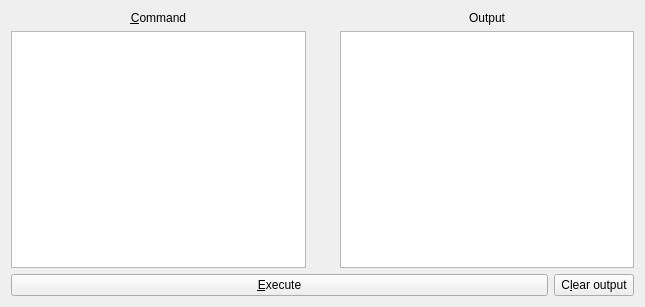
<?xml version="1.0" encoding="UTF-8"?>
<ui version="4.0">
 <class>CommandToolWidget</class>
 <widget class="QWidget" name="CommandToolWidget">
  <property name="geometry">
   <rect>
    <x>0</x>
    <y>0</y>
    <width>645</width>
    <height>307</height>
   </rect>
  </property>
  <property name="windowTitle">
   <string>Form</string>
  </property>
  <layout class="QVBoxLayout" name="verticalLayout_3">
   <item>
    <layout class="QHBoxLayout" name="horizontalLayout">
     <item>
      <layout class="QVBoxLayout" name="verticalLayout">
       <item>
        <widget class="QLabel" name="label">
         <property name="text">
          <string>&amp;Command</string>
         </property>
         <property name="alignment">
          <set>Qt::AlignCenter</set>
         </property>
         <property name="buddy">
          <cstring>editor</cstring>
         </property>
        </widget>
       </item>
       <item>
        <widget class="QPlainTextEdit" name="editor"/>
       </item>
      </layout>
     </item>
     <item>
      <spacer name="horizontalSpacer">
       <property name="orientation">
        <enum>Qt::Horizontal</enum>
       </property>
       <property name="sizeType">
        <enum>QSizePolicy::Preferred</enum>
       </property>
       <property name="sizeHint" stdset="0">
        <size>
         <width>28</width>
         <height>20</height>
        </size>
       </property>
      </spacer>
     </item>
     <item>
      <layout class="QVBoxLayout" name="verticalLayout_2">
       <item>
        <widget class="QLabel" name="label_2">
         <property name="text">
          <string>Output</string>
         </property>
         <property name="alignment">
          <set>Qt::AlignCenter</set>
         </property>
         <property name="buddy">
          <cstring>output</cstring>
         </property>
        </widget>
       </item>
       <item>
        <widget class="QPlainTextEdit" name="output">
         <property name="focusPolicy">
          <enum>Qt::NoFocus</enum>
         </property>
         <property name="tabChangesFocus">
          <bool>true</bool>
         </property>
         <property name="readOnly">
          <bool>true</bool>
         </property>
         <property name="tabStopWidth">
          <number>2</number>
         </property>
         <property name="textInteractionFlags">
          <set>Qt::TextSelectableByMouse</set>
         </property>
        </widget>
       </item>
      </layout>
     </item>
    </layout>
   </item>
   <item>
    <layout class="QHBoxLayout" name="horizontalLayout_2">
     <item>
      <widget class="QPushButton" name="execute">
       <property name="sizePolicy">
        <sizepolicy hsizetype="MinimumExpanding" vsizetype="Fixed">
         <horstretch>0</horstretch>
         <verstretch>0</verstretch>
        </sizepolicy>
       </property>
       <property name="text">
        <string>&amp;Execute</string>
       </property>
      </widget>
     </item>
     <item>
      <widget class="QPushButton" name="clear">
       <property name="sizePolicy">
        <sizepolicy hsizetype="Preferred" vsizetype="Fixed">
         <horstretch>0</horstretch>
         <verstretch>0</verstretch>
        </sizepolicy>
       </property>
       <property name="text">
        <string>C&amp;lear output</string>
       </property>
      </widget>
     </item>
    </layout>
   </item>
  </layout>
 </widget>
 <resources/>
 <connections/>
</ui>
